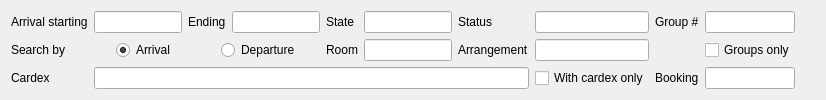
<?xml version="1.0" encoding="UTF-8"?>
<ui version="4.0">
 <class>FReservationsCommon</class>
 <widget class="QWidget" name="FReservationsCommon">
  <property name="geometry">
   <rect>
    <x>0</x>
    <y>0</y>
    <width>826</width>
    <height>92</height>
   </rect>
  </property>
  <property name="windowTitle">
   <string>Form</string>
  </property>
  <layout class="QVBoxLayout" name="verticalLayout">
   <item>
    <layout class="QGridLayout" name="gridLayout">
     <item row="0" column="10">
      <spacer name="horizontalSpacer">
       <property name="orientation">
        <enum>Qt::Horizontal</enum>
       </property>
       <property name="sizeHint" stdset="0">
        <size>
         <width>40</width>
         <height>20</height>
        </size>
       </property>
      </spacer>
     </item>
     <item row="1" column="0" colspan="4">
      <widget class="QWidget" name="widget" native="true">
       <layout class="QHBoxLayout" name="horizontalLayout">
        <property name="leftMargin">
         <number>0</number>
        </property>
        <property name="topMargin">
         <number>0</number>
        </property>
        <property name="rightMargin">
         <number>0</number>
        </property>
        <property name="bottomMargin">
         <number>0</number>
        </property>
        <item>
         <widget class="QLabel" name="label_8">
          <property name="text">
           <string>Search by</string>
          </property>
         </widget>
        </item>
        <item>
         <widget class="QRadioButton" name="rbArrival">
          <property name="focusPolicy">
           <enum>Qt::ClickFocus</enum>
          </property>
          <property name="text">
           <string>Arrival</string>
          </property>
          <property name="checked">
           <bool>true</bool>
          </property>
         </widget>
        </item>
        <item>
         <widget class="QRadioButton" name="rbDeparture">
          <property name="focusPolicy">
           <enum>Qt::ClickFocus</enum>
          </property>
          <property name="text">
           <string>Departure</string>
          </property>
         </widget>
        </item>
       </layout>
      </widget>
     </item>
     <item row="0" column="0">
      <widget class="QLabel" name="label">
       <property name="text">
        <string>Arrival starting</string>
       </property>
      </widget>
     </item>
     <item row="1" column="6">
      <widget class="QLabel" name="label_6">
       <property name="text">
        <string>Arrangement</string>
       </property>
      </widget>
     </item>
     <item row="1" column="4">
      <widget class="QLabel" name="label_5">
       <property name="text">
        <string>Room</string>
       </property>
      </widget>
     </item>
     <item row="0" column="6">
      <widget class="QLabel" name="label_4">
       <property name="text">
        <string>Status</string>
       </property>
      </widget>
     </item>
     <item row="0" column="5">
      <widget class="EQLineEdit" name="leState">
       <property name="focusPolicy">
        <enum>Qt::ClickFocus</enum>
       </property>
       <property name="ShowButton" stdset="0">
        <bool>true</bool>
       </property>
       <property name="EnableHiddenText" stdset="0">
        <bool>true</bool>
       </property>
      </widget>
     </item>
     <item row="0" column="4">
      <widget class="QLabel" name="label_3">
       <property name="text">
        <string>State</string>
       </property>
      </widget>
     </item>
     <item row="1" column="5">
      <widget class="EQLineEdit" name="leRoom">
       <property name="focusPolicy">
        <enum>Qt::ClickFocus</enum>
       </property>
       <property name="ShowButton" stdset="0">
        <bool>true</bool>
       </property>
       <property name="EnableHiddenText" stdset="0">
        <bool>true</bool>
       </property>
      </widget>
     </item>
     <item row="0" column="2">
      <widget class="QLabel" name="label_2">
       <property name="text">
        <string>Ending</string>
       </property>
      </widget>
     </item>
     <item row="2" column="0">
      <widget class="QLabel" name="label_7">
       <property name="text">
        <string>Cardex</string>
       </property>
      </widget>
     </item>
     <item row="0" column="7">
      <widget class="EQLineEdit" name="leStatus">
       <property name="focusPolicy">
        <enum>Qt::ClickFocus</enum>
       </property>
       <property name="ShowButton" stdset="0">
        <bool>true</bool>
       </property>
       <property name="EnableHiddenText" stdset="0">
        <bool>true</bool>
       </property>
      </widget>
     </item>
     <item row="2" column="1" colspan="6">
      <widget class="EQLineEdit" name="leCardex">
       <property name="focusPolicy">
        <enum>Qt::ClickFocus</enum>
       </property>
       <property name="ShowButton" stdset="0">
        <bool>true</bool>
       </property>
       <property name="EnableHiddenText" stdset="0">
        <bool>true</bool>
       </property>
      </widget>
     </item>
     <item row="0" column="1">
      <widget class="EDateEdit" name="deStart"/>
     </item>
     <item row="0" column="3">
      <widget class="EDateEdit" name="deEnd"/>
     </item>
     <item row="0" column="9">
      <widget class="EQLineEdit" name="leGroupNum">
       <property name="focusPolicy">
        <enum>Qt::ClickFocus</enum>
       </property>
       <property name="EnableHiddenText" stdset="0">
        <bool>true</bool>
       </property>
      </widget>
     </item>
     <item row="2" column="7">
      <widget class="QCheckBox" name="chOnlyWithCardex">
       <property name="focusPolicy">
        <enum>Qt::ClickFocus</enum>
       </property>
       <property name="text">
        <string>With cardex only</string>
       </property>
      </widget>
     </item>
     <item row="1" column="7">
      <widget class="EQLineEdit" name="leArrangement">
       <property name="focusPolicy">
        <enum>Qt::ClickFocus</enum>
       </property>
       <property name="ShowButton" stdset="0">
        <bool>true</bool>
       </property>
       <property name="EnableHiddenText" stdset="0">
        <bool>true</bool>
       </property>
      </widget>
     </item>
     <item row="0" column="8">
      <widget class="QLabel" name="label_9">
       <property name="focusPolicy">
        <enum>Qt::ClickFocus</enum>
       </property>
       <property name="text">
        <string>Group #</string>
       </property>
      </widget>
     </item>
     <item row="1" column="9">
      <widget class="QCheckBox" name="chOnlyGroup">
       <property name="focusPolicy">
        <enum>Qt::ClickFocus</enum>
       </property>
       <property name="text">
        <string>Groups only</string>
       </property>
      </widget>
     </item>
     <item row="2" column="8">
      <widget class="QLabel" name="label_10">
       <property name="text">
        <string>Booking</string>
       </property>
      </widget>
     </item>
     <item row="2" column="9">
      <widget class="EQLineEdit" name="leBooking">
       <property name="focusPolicy">
        <enum>Qt::ClickFocus</enum>
       </property>
      </widget>
     </item>
    </layout>
   </item>
  </layout>
 </widget>
 <customwidgets>
  <customwidget>
   <class>EQLineEdit</class>
   <extends>QLineEdit</extends>
   <header location="global">eqlineedit.h</header>
   <slots>
    <signal>customButtonClicked(bool)</signal>
   </slots>
  </customwidget>
  <customwidget>
   <class>EDateEdit</class>
   <extends>QLineEdit</extends>
   <header location="global">edateedit.h</header>
  </customwidget>
 </customwidgets>
 <resources/>
 <connections/>
</ui>
